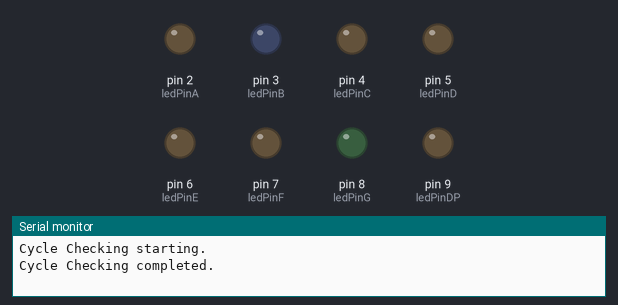
The sketch below on a simulated Arduino Uno, built with avr-gcc and run on an emulated ATmega328P. Parts: output pins drawn as LEDs (lit = HIGH), the last lines printed to the serial monitor.

Above: at 0.5 s.
At 3.6 s:
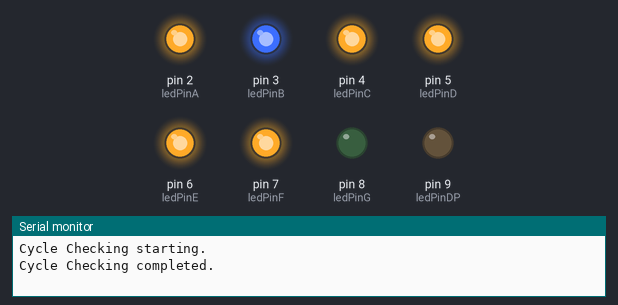
At 5.1 s:
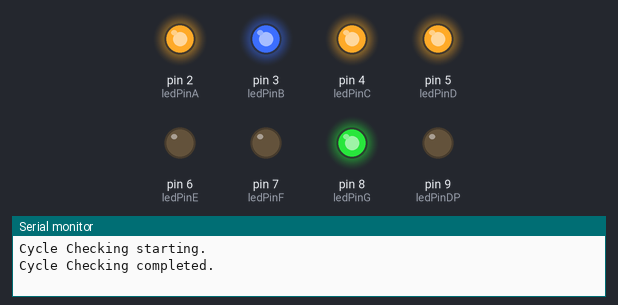
At 6.1 s:
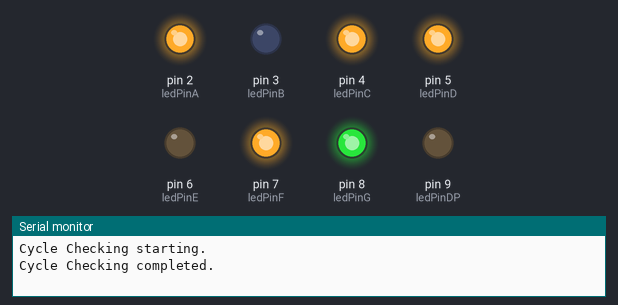
At 7.6 s:
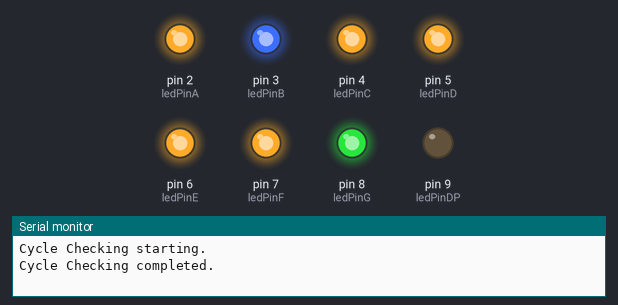
At 10.2 s:
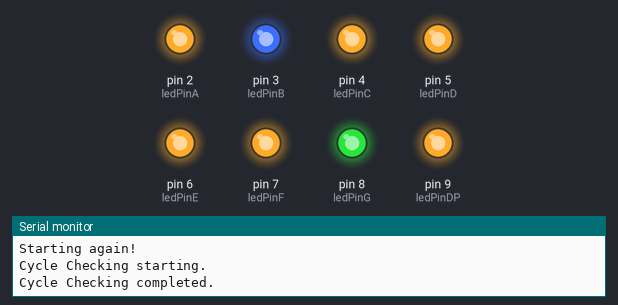
Timing chart, 0 to 10.9 s (numbered marks = the images above):
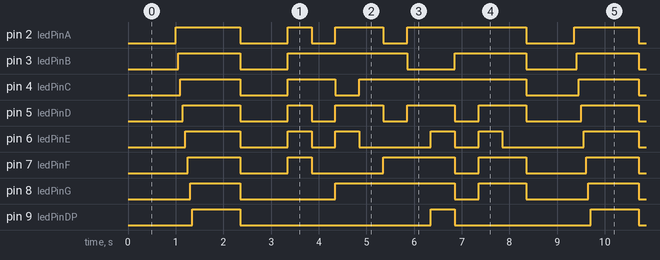

Measured:
- by itself, pin 2 (ledPinA): repeats every 8.4 s: LOW 1.0 s, HIGH 0.50 s, LOW 0.50 s, HIGH 1.0 s, LOW 0.50 s, HIGH 2.5 s, LOW 1.0 s, HIGH 1.4 s
- by itself, pin 3 (ledPinB): repeats every 8.4 s: LOW 1.0 s, HIGH 2.5 s, LOW 1.0 s, HIGH 1.5 s, LOW 1.1 s, HIGH 1.3 s
- by itself, pin 4 (ledPinC): repeats every 8.4 s: LOW 1.0 s, HIGH 1.0 s, LOW 0.50 s, HIGH 3.5 s, LOW 1.1 s, HIGH 1.3 s
- by itself, pin 5 (ledPinD): repeats every 8.4 s: LOW 1.0 s, HIGH 0.50 s, 3 × (LOW 0.50 s, HIGH 1.0 s), LOW 1.2 s, HIGH 1.2 s
- by itself, pin 7 (ledPinF): repeats every 8.4 s: LOW 1.0 s, HIGH 0.50 s, LOW 1.5 s, HIGH 1.5 s, LOW 0.50 s, HIGH 1.0 s, LOW 1.3 s, HIGH 1.1 s
- by itself, pin 8 (ledPinG): repeats every 8.4 s: LOW 2.0 s, HIGH 2.5 s, LOW 0.50 s, HIGH 1.0 s, LOW 1.3 s, HIGH 1.1 s
- by itself, pin 9 (ledPinDP): repeats every 8.4 s: LOW 4.0 s, HIGH 0.50 s, LOW 2.9 s, HIGH 1.0 s
- by itself, pin 6 (ledPinE): repeats every 8.4 s: LOW 1.0 s, HIGH 0.50 s, LOW 0.50 s, HIGH 0.50 s, LOW 1.5 s, HIGH 0.50 s, LOW 0.50 s, HIGH 0.50 s, LOW 1.7 s, HIGH 1.2 s

The sketch:

7_segment_display_test.ino
```cpp
//This part sets PIN names on display to PIN number on Board

const int ledPinA=2;
const int ledPinB=3;
const int ledPinC=4;
const int ledPinD=5;
const int ledPinE=6;
const int ledPinF=7;
const int ledPinG=8;
const int ledPinDP=9;


void setup() {

//Initialize serial communication at 9600 bits per second:
Serial.begin(9600);

//Sets all PIN's to output

pinMode(ledPinA,OUTPUT);
pinMode(ledPinB,OUTPUT);
pinMode(ledPinC,OUTPUT);
pinMode(ledPinD,OUTPUT);
pinMode(ledPinE,OUTPUT);
pinMode(ledPinF,OUTPUT);
pinMode(ledPinG,OUTPUT);
pinMode(ledPinDP,OUTPUT);
}

void loop() {

Serial.println("Cycle Checking starting.");

//at start this turns off ALL LED'S
digitalWrite(ledPinA,LOW); //IF Common-Cathode (CC) use: LOW for start
digitalWrite(ledPinB,LOW);//IF Common-Anode(CA) use: HIGH for start
digitalWrite(ledPinC,LOW);
digitalWrite(ledPinD,LOW);
digitalWrite(ledPinE,LOW);
digitalWrite(ledPinF,LOW);
digitalWrite(ledPinG,LOW);
digitalWrite(ledPinDP,LOW);

Serial.println("Cycle Checking completed.");

delay(1000); //set, so program does not crash

//Starts LED's 1 by 1

digitalWrite(ledPinA,HIGH); //turn ON spedified LED

delay(50);
// digitalWrite(ledPinA,LOW); //turn OFF spedified LED

digitalWrite(ledPinB,HIGH); //turn ON spedified LED
delay(50);
// digitalWrite(ledPinB,LOW); //turn OFF spedified LED

digitalWrite(ledPinC,HIGH); //turn ON spedified LED
delay(50);
// digitalWrite(ledPinC,LOW); //turn OFF spedified LED

digitalWrite(ledPinD,HIGH); //turn ON spedified LED
delay(50);
// digitalWrite(ledPinD,LOW); //turn OFF spedified LED

digitalWrite(ledPinE,HIGH); //turn ON spedified LED
delay(50);
// digitalWrite(ledPinE,LOW); //turn OFF spedified LED

digitalWrite(ledPinF,HIGH); //turn ON spedified LED
delay(50);
// digitalWrite(ledPinF,LOW); //turn OFF spedified LED

digitalWrite(ledPinG,HIGH); //turn ON spedified LED
delay(50);

digitalWrite(ledPinDP,HIGH); //turn ON spedified LED
delay(1000); //longer to check board for error's
// digitalWrite(ledPinG,LOW); //turn OFF spedified LED

//this turns off ALL LED'S
digitalWrite(ledPinA,LOW);
digitalWrite(ledPinB,LOW);
digitalWrite(ledPinC,LOW);
digitalWrite(ledPinD,LOW);
digitalWrite(ledPinE,LOW);
digitalWrite(ledPinF,LOW);
digitalWrite(ledPinG,LOW);
digitalWrite(ledPinDP,LOW);

delay(1000);

//Let's Learn to count

// 0 - ZERO

digitalWrite(ledPinA,HIGH); //turn ON spedified LED
digitalWrite(ledPinB,HIGH); //turn ON spedified LED
digitalWrite(ledPinC,HIGH); //turn ON spedified LED
digitalWrite(ledPinD,HIGH); //turn ON spedified LED
digitalWrite(ledPinE,HIGH); //turn ON spedified LED
digitalWrite(ledPinF,HIGH); //turn ON spedified LED

delay(500);

digitalWrite(ledPinA,LOW);
digitalWrite(ledPinB,LOW);
digitalWrite(ledPinC,LOW);
digitalWrite(ledPinD,LOW);
digitalWrite(ledPinE,LOW);
digitalWrite(ledPinF,LOW);
digitalWrite(ledPinG,LOW);

// 1 - ONE

digitalWrite(ledPinB,HIGH); //turn ON spedified LED
digitalWrite(ledPinC,HIGH); //turn ON spedified LED

delay(500);

digitalWrite(ledPinB,LOW);
digitalWrite(ledPinC,LOW);

// 2 - TWO

digitalWrite(ledPinA,HIGH); //turn ON spedified LED
digitalWrite(ledPinB,HIGH); //turn ON spedified LED
digitalWrite(ledPinD,HIGH); //turn ON spedified LED
digitalWrite(ledPinE,HIGH); //turn ON spedified LED
digitalWrite(ledPinG,HIGH); //turn ON spedified LED

delay(500);

digitalWrite(ledPinA,LOW);
digitalWrite(ledPinB,LOW);
digitalWrite(ledPinD,LOW);
digitalWrite(ledPinE,LOW);
digitalWrite(ledPinG,LOW);

// 3 - THREE

digitalWrite(ledPinA,HIGH); //turn ON spedified LED
digitalWrite(ledPinB,HIGH); //turn ON spedified LED
digitalWrite(ledPinC,HIGH); //turn ON spedified LED
digitalWrite(ledPinD,HIGH); //turn ON spedified LED
digitalWrite(ledPinG,HIGH); //turn ON spedified LED

delay(500);

digitalWrite(ledPinA,LOW);
digitalWrite(ledPinB,LOW);
digitalWrite(ledPinC,LOW);
digitalWrite(ledPinD,LOW);
digitalWrite(ledPinG,LOW);

// 4 - FOUR

digitalWrite(ledPinB,HIGH); //turn ON spedified LED
digitalWrite(ledPinC,HIGH); //turn ON spedified LED
digitalWrite(ledPinF,HIGH); //turn ON spedified LED
digitalWrite(ledPinG,HIGH); //turn ON spedified LED

delay(500);

digitalWrite(ledPinB,LOW);
digitalWrite(ledPinC,LOW);
digitalWrite(ledPinF,LOW);
digitalWrite(ledPinG,LOW);

// 5 - FIVE

digitalWrite(ledPinA,HIGH); //turn ON spedified LED
digitalWrite(ledPinC,HIGH); //turn ON spedified LED
digitalWrite(ledPinD,HIGH); //turn ON spedified LED
digitalWrite(ledPinF,HIGH); //turn ON spedified LED
digitalWrite(ledPinG,HIGH); //turn ON spedified LED

delay(500);

digitalWrite(ledPinA,LOW);
digitalWrite(ledPinC,LOW);
digitalWrite(ledPinD,LOW);
digitalWrite(ledPinF,LOW);
digitalWrite(ledPinG,LOW);

// 6 - SIX

digitalWrite(ledPinA,HIGH); //turn ON spedified LED
digitalWrite(ledPinC,HIGH); //turn ON spedified LED
digitalWrite(ledPinD,HIGH); //turn ON spedified LED
digitalWrite(ledPinE,HIGH); //turn ON spedified LED
digitalWrite(ledPinF,HIGH); //turn ON spedified LED
digitalWrite(ledPinG,HIGH); //turn ON spedified LED
digitalWrite(ledPinDP,HIGH);

delay(500);

digitalWrite(ledPinA,LOW);
digitalWrite(ledPinC,LOW);
digitalWrite(ledPinD,LOW);
digitalWrite(ledPinE,LOW);
digitalWrite(ledPinF,LOW);
digitalWrite(ledPinG,LOW);
digitalWrite(ledPinDP,LOW);

// 7 - SEVEN

digitalWrite(ledPinA,HIGH); //turn ON spedified LED
digitalWrite(ledPinB,HIGH); //turn ON spedified LED
digitalWrite(ledPinC,HIGH); //turn ON spedified LED

delay(500);

digitalWrite(ledPinA,LOW);
digitalWrite(ledPinB,LOW);
digitalWrite(ledPinC,LOW);

// 8 - EIGHT

digitalWrite(ledPinA,HIGH); //turn ON spedified LED
digitalWrite(ledPinB,HIGH); //turn ON spedified LED
digitalWrite(ledPinC,HIGH); //turn ON spedified LED
digitalWrite(ledPinD,HIGH); //turn ON spedified LED
digitalWrite(ledPinE,HIGH); //turn ON spedified LED
digitalWrite(ledPinF,HIGH); //turn ON spedified LED
digitalWrite(ledPinG,HIGH); //turn ON spedified LED

delay(500);

digitalWrite(ledPinA,LOW);
digitalWrite(ledPinB,LOW);
digitalWrite(ledPinC,LOW);
digitalWrite(ledPinD,LOW);
digitalWrite(ledPinE,LOW);
digitalWrite(ledPinF,LOW);
digitalWrite(ledPinG,LOW);

// 9 - NINE

digitalWrite(ledPinA,HIGH); //turn ON spedified LED
digitalWrite(ledPinB,HIGH); //turn ON spedified LED
digitalWrite(ledPinC,HIGH); //turn ON spedified LED
digitalWrite(ledPinD,HIGH); //turn ON spedified LED
digitalWrite(ledPinF,HIGH); //turn ON spedified LED
digitalWrite(ledPinG,HIGH); //turn ON spedified LED

delay(500);

digitalWrite(ledPinA,LOW);
digitalWrite(ledPinB,LOW);
digitalWrite(ledPinC,LOW);
digitalWrite(ledPinD,LOW);
digitalWrite(ledPinF,LOW);
digitalWrite(ledPinG,LOW);

//Looping to top

Serial.println("Starting again!");
}
```
